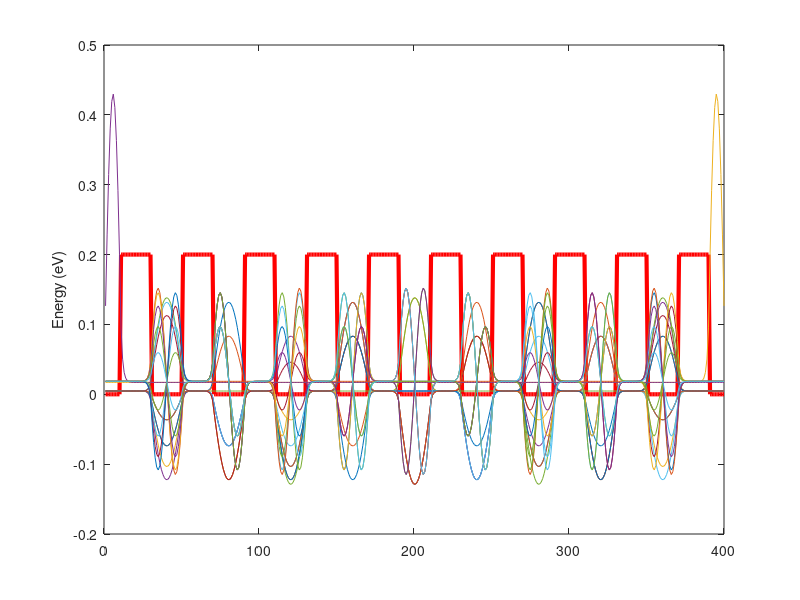
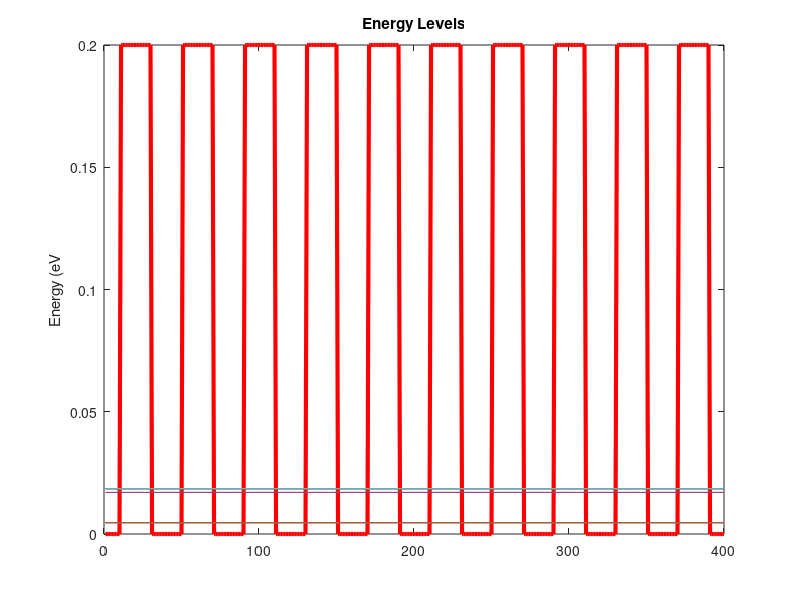

Write MATLAB code to recreate these figures, in order.
function qmSolver(x, V, m, num)

% x is the distance vector
% V is V(x) the voltage potential (eV) with respect to x.
% m is mass.
% num is number of eigenvalues to evaluate
%%%% By Eric Perez 

%%%%%%%%%%  Constants   %%%%%%%%%%%%
hbar = 6.58211951440e-16;
% e = 1.60217662e-19;
me = 9.10938356e-31;
%%%%%%%%%%%%%%%%%%%%%%%%%%%%%%%%%%%%%%%
if ~nargin
    V = [zeros(10,1) ; 0.2 * ones(20,1); zeros(10,1); ...
        zeros(10,1) ; 0.2 * ones(20,1); zeros(10,1); ...
        zeros(10,1) ; 0.2 * ones(20,1); zeros(10,1); ...
        zeros(10,1) ; 0.2 * ones(20,1); zeros(10,1); ...
        zeros(10,1) ; 0.2 * ones(20,1); zeros(10,1); ...
        zeros(10,1) ; 0.2 * ones(20,1); zeros(10,1); ...
        zeros(10,1) ; 0.2 * ones(20,1); zeros(10,1); ...
        zeros(10,1) ; 0.2 * ones(20,1); zeros(10,1); ...
        zeros(10,1) ; 0.2 * ones(20,1); zeros(10,1); ...
        zeros(10,1) ; 0.2 * ones(20,1); zeros(10,1); ...
        ];
    m = 1*me;
    x = 1:numel(V);
    num = 20;
end

%%%%% Time-Independent Schrodinger Eqn
%%% d^2(u(x)/dx^2 + (2m / hBar) * (E-V(x))*u(x) = 0
%%%%% 
%%%% Will use the Hamiltonian Instead

%%%% H*U(x,t) = i*hbar* d/dt(U(x,t))
%%%% Hamiltonian is equal to:
%%%% -hbar^2/2m * dx^2 + V(x)

% Get stepSize (assume evenly spaced)


%%%% Using Method from
%  https://wiki.physics.udel.edu/phys824/Discretization_of_1D_Hamiltonian

a = x(2) - x(1);
t = (hbar)^2 /(2*m*a^2);

H = zeros(numel(V),numel(V));

for i = 1:numel(V)
    H(i,i) = V(i) + 2*t;
    if i < numel(V)
        H(i,i+1) = -t;
    end
    if i > 1
        H(i,i-1) = -t;
    end
end


[vectors,values] = eig(H);
figure(1)
plot(x,V,'r','LineWidth',3); 
hold on;


% plot eign vectors
for i = 1:num
    u = values(i,i)+vectors(:,i);
%     u = normU(u);
    plot(x,u)
    
    
end
ylabel('Energy (eV)');

hold off;

figure(2)
plot(x,V,'r','LineWidth',3); 
hold on;
for i = 1:num;
    plot(x,ones(1,numel(x))*values(i,i));
    
end
ylabel('Energy (eV')
title('Energy Levels')
hold off;
end

function u = normU(u)
magArray = u.*conj(u);
mag = sum(magArray);

u = u./ (mag^0.5);
end

